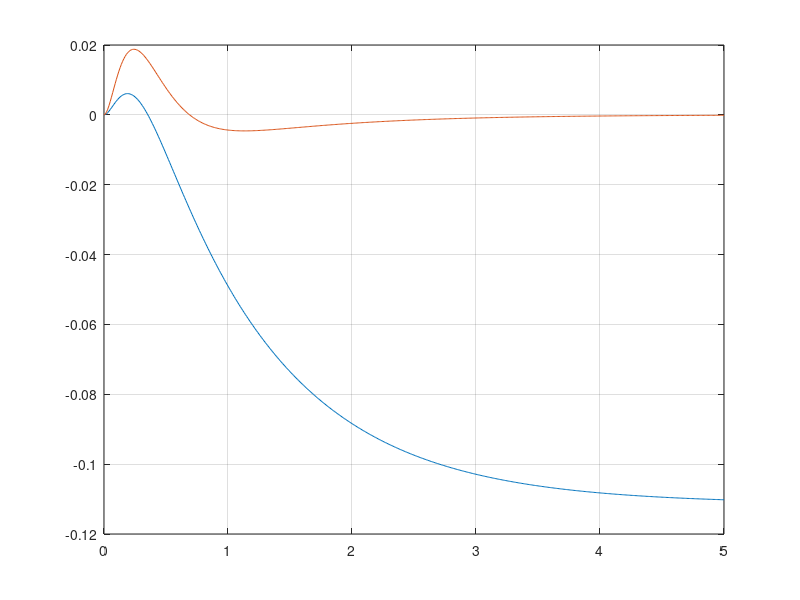

This figure's MATLAB source:
close all

% System Dynamics
A = [0 1 0 0; 
     0 -0.1818 2.673 0
     0 0 0 1;
     0 -0.4545 31.18 0];
B = [0; 
     1.818
     0
     4.545];
C = [1 0 0 0;
    0 0 1 0];
D = 0;

% Control Law
Q = C'*C;
Q(1,1) = 5000; % Penalize 1st state
Q(3,3) = 100;  %Penalize 3rd state
R = 1;    % Penalize actuator effort/input
K = lqr(A,B,Q,R);
K = [-8.9814  -12.8985   52.9171   10.3999];
% Closed loop system
sys = ss((A - B*K), B, C, D);

% Run response to step input
t = 0:0.01:5;
r =ones(size(t));
[y,t,x]=lsim(sys,r,t);
plot(t,y(:,1)); %plot the cart position
grid on;
hold on;
plot(t,y(:,end)); %plot the pendulum position (angle)


